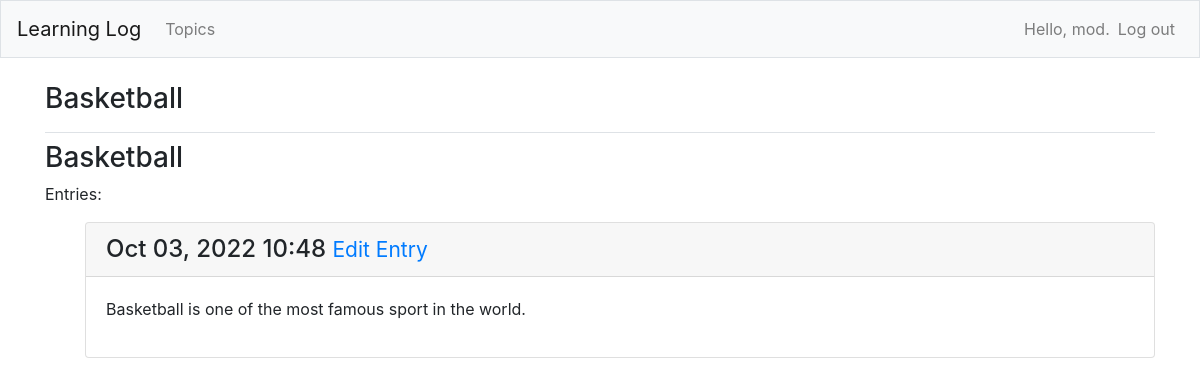
Page /topics/9/ (signed in) on the committed database.
### learning_logs/models.py (models this page shows, shortened)
class Topic(models.Model):
    text = models.CharField(max_length=200)
    date_added = models.DateTimeField(auto_now_add=True)
    owner = models.ForeignKey(User, on_delete=models.CASCADE)
    def __str__(self):
        return self.text

class Entry(models.Model):
    topic = models.ForeignKey(Topic, on_delete=models.CASCADE)
    text = models.TextField()
    date_added = models.DateTimeField(auto_now_add=True)
    class Meta:
        verbose_name_plural = 'entries'

### learning_logs/views.py (the view)
# urls.py: path('topics/<int:topic_id>/',views.topic, name='topic'),	# Individual Topic Page
@login_required
def topic(request,topic_id):
	topic= Topic.objects.get(id=topic_id)
	if topic.owner != request.user:
		raise Http404
	entries= topic.entry_set.order_by('-date_added')
	context= {'topic':topic, 'entries':entries}
	return render(request, 'learning_logs/topic.html',context)

### learning_logs/templates/learning_logs/topic.html
{% extends "learning_logs/base.html" %}
{% block content %}
{% block page_header %}
	<h3>{{topic}}</h3>
{% endblock page_header %}
<p> Entries:</p>
<ul>
	{% for entry in entries %}
	<div class="card mb-3">
		<h4 class="card-header">
			{{entry.date_added|date:'M d, Y H:i' }}
			<small>	<a href="{% url 'learning_logs:edit_entry' entry.id%}">Edit Entry</a></small>
		</h4>
		<div class="card-body">
			{{entry.text|linebreaks}}
		</div>
	</div>
{% empty %}
	<p> There are not entries for this topic yet </p>
{% endfor %}
{% endblock content %}

### learning_logs/templates/learning_logs/base.html (shortened to what this page needs)
{% load bootstrap4 %}
<!doctype html>
<html lang="en">
<head>
    {% bootstrap_css %}
</head>
<body>
    <nav class="navbar navbar-expand-md navbar-light bg-light mb-4 border">
        <a class="navbar-brand" href="{% url 'learning_logs:index' %}"> Learning Log </a>
        <div class="collapse navbar-collapse" id="navbarCollapse">
            <ul class="navbar-nav mr-auto">
                <li class="nav-item">
                    <a class="nav-link" href="{% url 'learning_logs:topics' %}">
                    Topics </a></li>
                </ul>
            <ul class="navbar-nav ml-auto">
                {% if user.is_authenticated %}
                <li class="nav-item">
                    <span class="navbar-text">Hello, {{user.username}}.</span>
                </li>
                <li class="nav-item">
                    <a class="nav-link" href="{% url 'users:logout' %}">Log out </a>
                </li>
                {% endif %}
            </ul>
        </div>
    </nav>
    <main role="main" class="container">
        <div class="pb-2 mb-2 border-bottom">
            {% block page_header %}{% endblock page_header %}
        </div>
        <div >
            {% block content %}{% endblock content %}
        </div>
    </main>
</body>

### rows in the picture
Topic: text "Basketball Basketball"
Entry: date_added "Oct 03, 2022 10:48", text "Basketball is one of the most famous sport in the world."

### other values in the picture
{{ user.username }} "mod"
